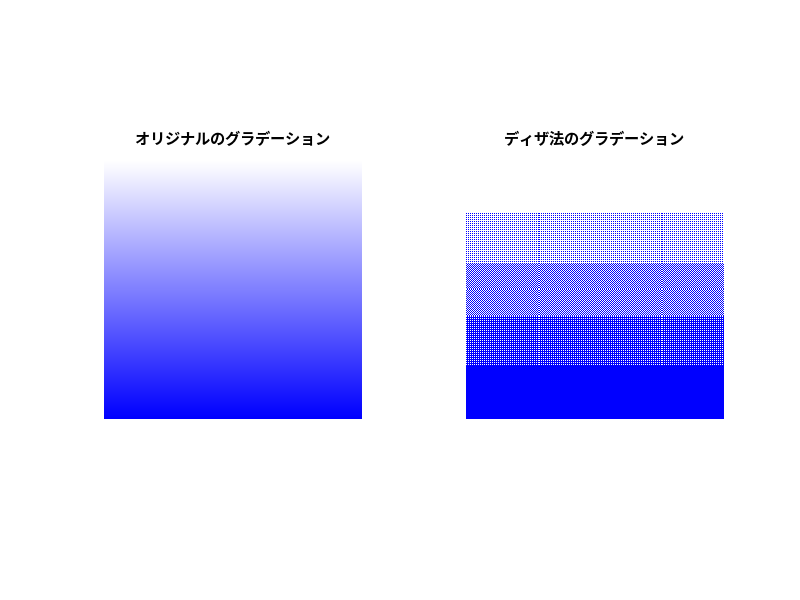

Recreate this plot in MATLAB.
clear; close all; clc;
N = 256;

origGradImg = zeros(N,N,3);
for i=1:N
    origGradImg(i,:,1) = 1.0 - double( (i-1)/(N-1));
    origGradImg(i,:,2) = 1.0 - double( (i-1)/(N-1));
    origGradImg(i,:,3) = 1.0;
end

ditherGradImg = ones(N,N,3);
for i=1:2:N
    for j=1:2:N
        if i<52% 先頭の20%
            % 全部白のまま
        elseif i<103% 21~40%
            ditherGradImg(i,j,1:2) = 0.0;% 1/4だけ青に
        elseif i<154% 41~60%
            ditherGradImg(i,j,1:2) = 0.0;% 2/4だけ青に
            ditherGradImg(i+1,j+1,1:2) = 0.0;
        elseif i<205% 61~80%
            ditherGradImg(i,j+1,1:2) = 0.0;% 3/4だけ青に
            ditherGradImg(i+1,j,1:2) = 0.0;
            ditherGradImg(i+1,j+1,1:2) = 0.0;
        else% 81~100%
            ditherGradImg(i,j,1:2) = 0.0;% 4/4を青に
            ditherGradImg(i+1,j,1:2) = 0.0;
            ditherGradImg(i,j+1,1:2) = 0.0;
            ditherGradImg(i+1,j+1,1:2) = 0.0;
        end
    end
end

figure,
subplot(1,2,1); imshow( uint8(255.0*origGradImg) ); title('オリジナルのグラデーション');
subplot(1,2,2); imshow( uint8(255.0*ditherGradImg) ); title('ディザ法のグラデーション');